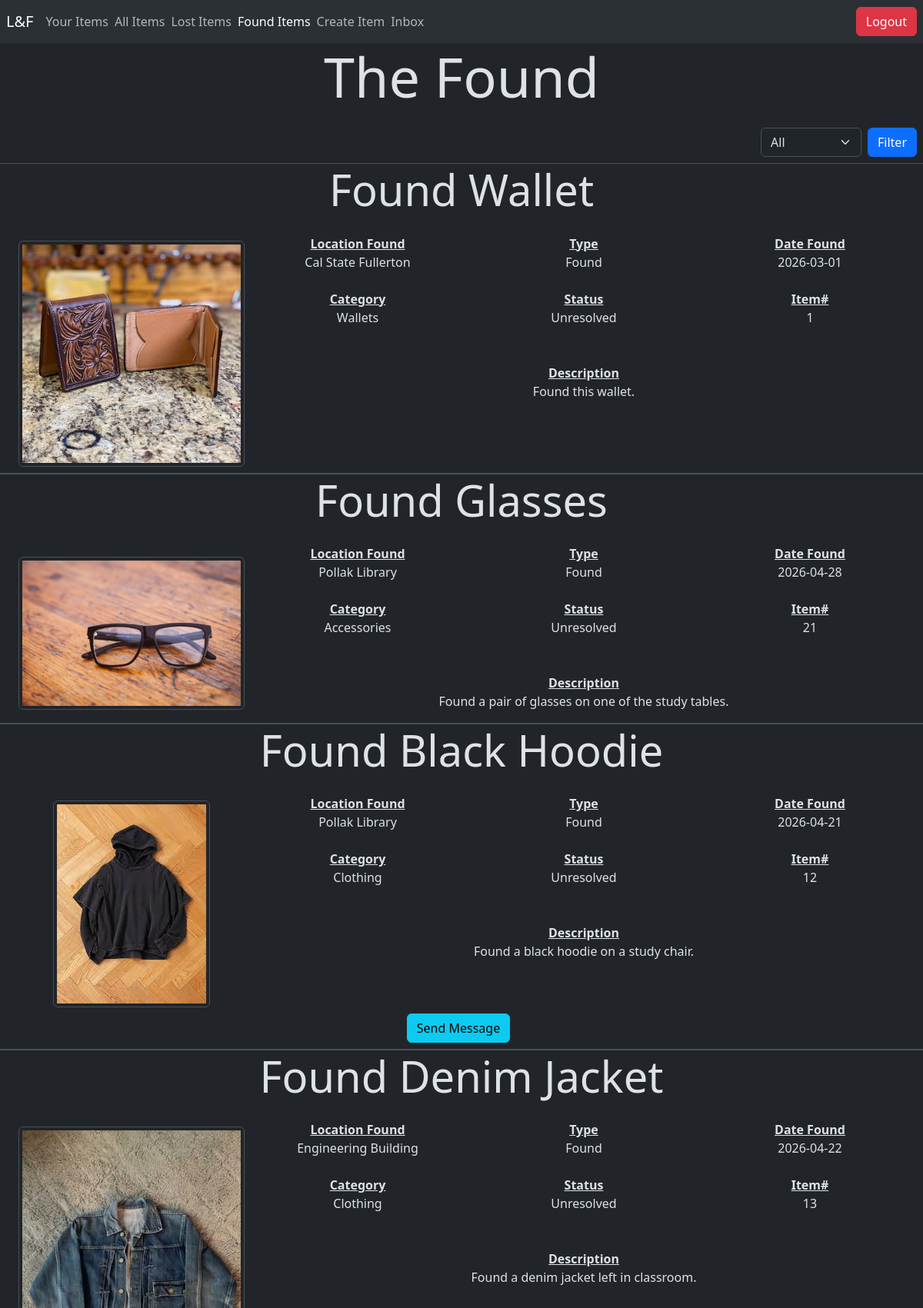
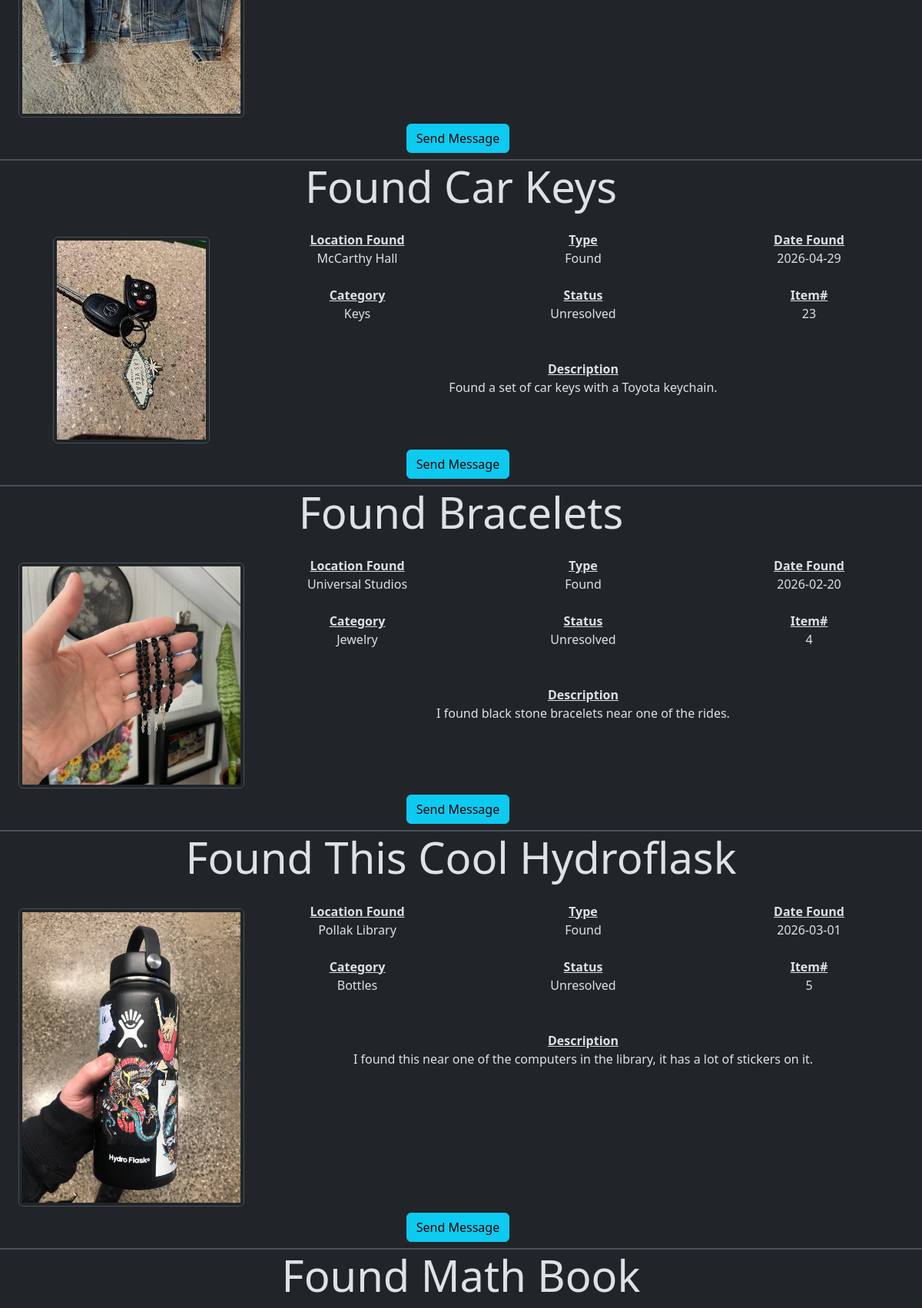
The page /found_items.php (signed in, upper part) on the database its author committed (2 pictures, top to bottom).
### tables this page shows
CREATE TABLE ITEM (
    Item_id INT AUTO_INCREMENT,
    Inserted_at TIMESTAMP NOT NULL,
    Location VARCHAR(50) NOT NULL,
    Description VARCHAR(250) NOT NULL,
    Title VARCHAR(50) NOT NULL, 
    Type VARCHAR(20) NOT NULL,
    Category VARCHAR(20) NOT NULL,
    Status VARCHAR(20) NOT NULL,
    Date DATE NOT NULL,
    Img VARCHAR(225) NOT NULL,
    User_id INT NOT NULL,

    PRIMARY KEY (Item_id),
    FOREIGN KEY (User_id) REFERENCES USER (User_id)
);

### found_items.php (the view, shortened to what this page needs)
<?php
include("connect.php");
$user_email = $_SESSION["Email"];
$user_id = $_SESSION["User_id"];
$categories = ["All", "Electronics", "Clothing", "Jewelry", "Books", "Bags", "Wallets", "Other"];
if ($_SERVER["REQUEST_METHOD"] == "POST") {
    $category_index = $_POST["category"];
    $category = $categories[$category_index];
    if ($category != "All") {
        $sql = "
        select Item.*, User.Email
        from Item
        join User
        on Item.User_id = User.User_id
        where Item.Status='Unresolved' and Item.Category='$category' and Item.Type='Found';
        ";
    } else {
        $sql = "
        select Item.*, User.Email
        from Item
        join User
        on Item.User_id = User.User_id
        where Item.Status='Unresolved' and Item.Type='Found';
        ";
    }
} else {
    $sql = "
    select Item.*, User.Email
    from Item
    join User
    on Item.User_id = User.User_id
    where Item.Status='Unresolved' and Item.Type='Found';
    ";
}
$items = $conn->query($sql);
$sql_fetch_notifications = "select count(*) from notification where Recipient_email = '$user_email';";
$notifications = $conn->query($sql_fetch_notifications);
$row = $notifications->fetch_assoc();
$count = $row['count(*)'];
?>
<!doctype html>
<html lang="en" class="h-100" data-bs-theme="dark">
<head>
    <link href="https://cdn.jsdelivr.net/npm/bootstrap@5.3.8/dist/css/bootstrap.min.css" rel="stylesheet">
</head>
<nav class="navbar bg-body-tertiary">
    <a class="navbar-brand ms-2" href="#">L&F</a>
    <ul class="navbar-nav me-auto flex-row d-flex">
        <li class="nav-item me-2">
            <a class="nav-link" href="user_items.php">Your Items</a>
        </li>
        <li class='nav-item me-2'>
            <a class='nav-link' href='view_items.php'>All Items</a>
        </li>
        <li class="nav-item me-2">
            <a class="nav-link" href="lost_items.php">Lost Items</a>
        </li>
        <li class="nav-item me-2">
            <a class="nav-link active" href="found_items.php">Found Items</a>
        </li>
        <li class="nav-item me-2">
            <a class="nav-link" href="item_submission.php">Create Item</a>
        </li>
        <?php
        if ($count > 0) {
            echo ("
            <li class='nav-item me-2'>
                <a class='nav-link' href='view_conversations.php'>Inbox*</a>
            </li>
            ");
        } else {
            echo ("
            <li class='nav-item me-2'>
                <a class='nav-link' href='view_conversations.php'>Inbox</a>
            </li>
            ");
        } ?>
    </ul>
    <a href="logout.php">
        <button class="btn btn-danger me-2" type="button">Logout</button>
    </a>
</nav>
<body>
    <h1 class="display-2 text-center mb-4">The Found</h1>
    <form method="post" class="d-flex mb-2 me-2">
        <div class="ms-auto">
            <select class="form-select ms-auto" id="category" name="category">
                <?php
                if ($_SERVER["REQUEST_METHOD"] == "POST") {
                    echo ("<option value=$category_index selected>" . $categories[$category_index] . "</option>");
                    for ($i = 0; $i < count($categories); $i++) {
                        if ($i != $category_index) {
                            echo ("<option value=$i>" . $categories[$i] . "</option>");
                        }
                    }
                } else {
                    echo ("
                    <option value=0>All</option>
                    <option value=1>Electronics</option>
                    <option value=2>Clothing</option>
                    <option value=3>Jewelry</option>
                    <option value=4>Books</option>
                    <option value=5>Bags</option>
                    <option value=6>Wallets</option>
                    <option value=7>Other</option>
                    ");
                }
                ?>
            </select>
        </div>
        <button type="submit" class="btn btn-primary ms-2">Filter</button>
    </form>
    <?php while ($row = $items->fetch_assoc()) {
    ?>
        <div class="border-bottom border-top">
            <h1 class="display-4 text-center mb-4"><?php echo $row['Title']; ?></h1>
            <div class="d-flex justify-content-evenly text-center text-break">
                <div class="w-25 d-flex align-items-center flex-column justify-content-center ms-4">
                    <img src="<?php echo $row['Img']; ?>" class="img-thumbnail mb-2 mt-2 rounded">
                </div>
                <div class="w-75 d-flex flex-column">
                    <div class="d-flex justify-content-evenly w-100">
                        <div class="w-100">
                            <b class="text-decoration-underline">Location Found</b><br>
                            <p><?php echo $row['Location']; ?></p>
                        </div>
                        <div class="w-100">
                            <b class="text-decoration-underline">Type</b><br>
                            <p><?php echo $row['Type']; ?></p>
                        </div>
                        <div class="w-100">
                            <b class="text-decoration-underline">Date Found</b><br>
                            <p><?php echo $row['Date']; ?></p>
                        </div>
                    </div>
                    <div class="d-flex justify-content-evenly w-100 mt-2 mb-2">
                        <div class="w-100">
                            <b class="text-decoration-underline">Category</b><br>
                            <p><?php echo $row['Category']; ?></p>
                        </div>
                        <div class="w-100">
                            <b class="text-decoration-underline">Status</b><br>
                            <p><?php echo $row['Status']; ?></p>
                        </div>
                        <div class="w-100">
                            <b class="text-decoration-underline">Item#</b><br>
                            <p><?php echo $row['Item_id']; ?></p>
                        </div>
                    </div>
                    <div class="w-100 mt-4">
                        <b class="text-decoration-underline">Description</b><br>
                        <p><?php echo $row['Description']; ?></p>
                    </div>
                </div>
            </div>
            <div class="d-flex text-center">
                <div class="w-100">
                    <?php
                    if ($row['User_id'] != $user_id) {
                        echo ("<a href='create_message.php?Recipient=" . $row['Email'] . "&Item_id=" . $row['Item_id'] . "'><button type='button' class='btn btn-info mb-2 me-2'>Send Message</button></a>");
                    }
                    ?>
                </div>
            </div>
        </div>
    <?php } ?>
</body>
</html>

### rows shown on the page
item: Title "Found Wallet", Img (picture), Location "Cal State Fullerton", Type "Found", Date "2026-03-01", Category "Wallets", Status "Unresolved", Item_id "1", Description "Found this wallet."
item: Title "Found Glasses", Img (picture), Location "Pollak Library", Type "Found", Date "2026-04-28", Category "Accessories", Status "Unresolved", Item_id "21", Description "Found a pair of glasses on one of the study tables."
item: Title "Found Black Hoodie", Img (picture), Location "Pollak Library", Type "Found", Date "2026-04-21", Category "Clothing", Status "Unresolved", Item_id "12", Description "Found a black hoodie on a study chair."
item: Title "Found Denim Jacket", Img (picture), Location "Engineering Building", Type "Found", Date "2026-04-22", Category "Clothing", Status "Unresolved", Item_id "13", Description "Found a denim jacket left in classroom."
item: Title "Found Car Keys", Img (picture), Location "McCarthy Hall", Type "Found", Date "2026-04-29", Category "Keys", Status "Unresolved", Item_id "23", Description "Found a set of car keys with a Toyota keychain."
item: Title "Found Bracelets", Img (picture), Location "Universal Studios", Type "Found", Date "2026-02-20", Category "Jewelry", Status "Unresolved", Item_id "4", Description "I found black stone bracelets near one of the rides."
item: Title "Found This Cool Hydroflask", Img (picture), Location "Pollak Library", Type "Found", Date "2026-03-01", Category "Bottles", Status "Unresolved", Item_id "5", Description "I found this near one of the computers in the library, it has a lot of stickers on it."
item: Title "Found Math Book"
